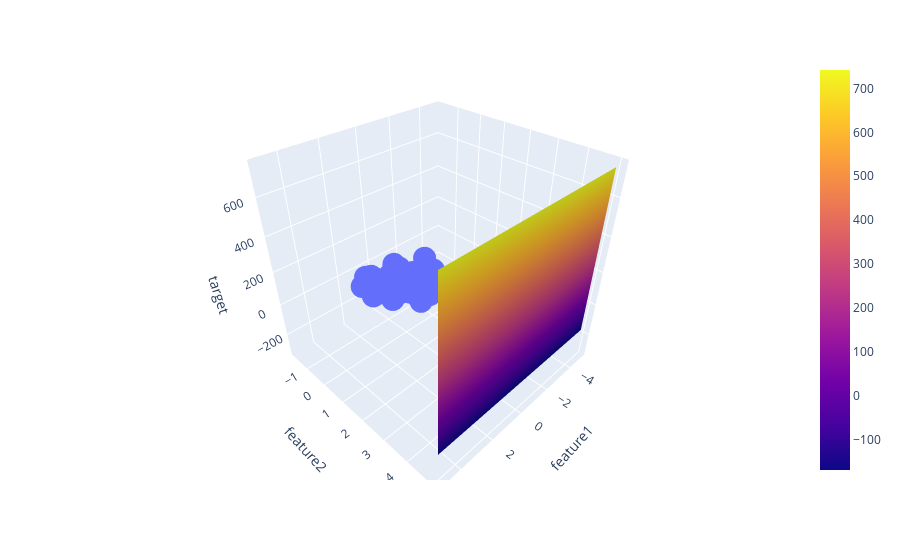

The notebook cell saved with this chart:
### Code cell
fig = px.scatter_3d(df,x='feature1',y='feature2',z='target')
fig.add_trace(go.Surface(x = x, y = y, z = z))
fig.show()
